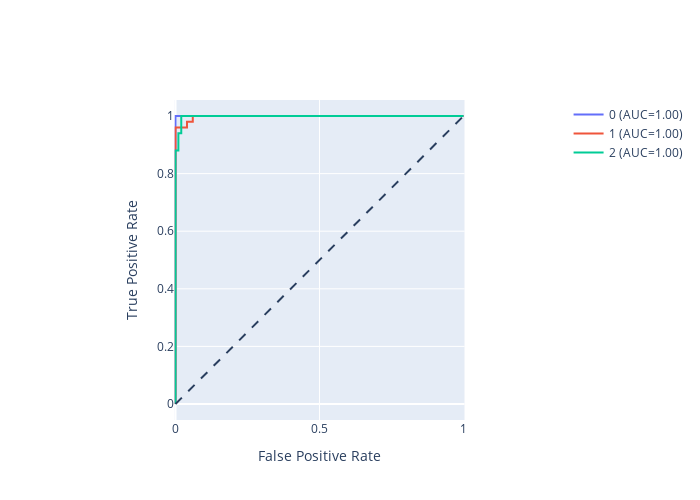

Source (notebook cell):
### Markdown cell above
- plot the ROC curve and print the AUC

### Code cell
# encode classes
y_onehot = pd.get_dummies(y, columns=model.classes_)

# Create an empty figure, and iteratively add new lines
# every time we compute a new class
fig = go.Figure()
fig.add_shape(
    type='line', line=dict(dash='dash'),
    x0=0, x1=1, y0=0, y1=1
)

for i in range(y_scores.shape[1]):
    y_true = y_onehot.iloc[:, i]
    y_score = y_scores[:, i]

    fpr, tpr, _ = roc_curve(y_true, y_score)
    auc_score = roc_auc_score(y_true, y_score)

    name = f"{y_onehot.columns[i]} (AUC={auc_score:.2f})"
    fig.add_trace(go.Scatter(x=fpr, y=tpr, name=name, mode='lines'))

fig.update_layout(
    xaxis_title='False Positive Rate',
    yaxis_title='True Positive Rate',
    yaxis=dict(scaleanchor="x", scaleratio=1),
    xaxis=dict(constrain='domain'),
    width=700, height=500
)

### Figure 1 — Plotly figure (JSON) as saved in the notebook; plotly's stock layout.template omitted (floating-point values rounded to 4 significant figures)
{"data": [{"mode": "lines", "name": "0 (AUC=1.00)", "type": "scatter", "x": [0, 0, 0, 0.66, 0.68, 1], "y": [0, 0.02, 1, 1, 1, 1]}, {"mode": "lines", "name": "1 (AUC=1.00)", "type": "scatter", "x": [0, 0, 0, 0.04, 0.04, 0.06, 0.06, 0.19, 0.21, 1], "y": [0, 0.02, 0.96, 0.96, 0.98, 0.98, 1, 1, 1, 1]}, {"mode": "lines", "name": "2 (AUC=1.00)", "type": "scatter", "x": [0, 0, 0, 0, 0, 0.01, 0.01, 0.02, 0.02, 1], "y": [0, 0.02, 0.58, 0.62, 0.88, 0.88, 0.94, 0.94, 1, 1]}], "layout": {"height": 500, "shapes": [{"line": {"dash": "dash"}, "type": "line", "x0": 0, "x1": 1, "y0": 0, "y1": 1}], "width": 700, "xaxis": {"constrain": "domain", "title": {"text": "False Positive Rate"}}, "yaxis": {"scaleanchor": "x", "scaleratio": 1, "title": {"text": "True Positive Rate"}}}}
